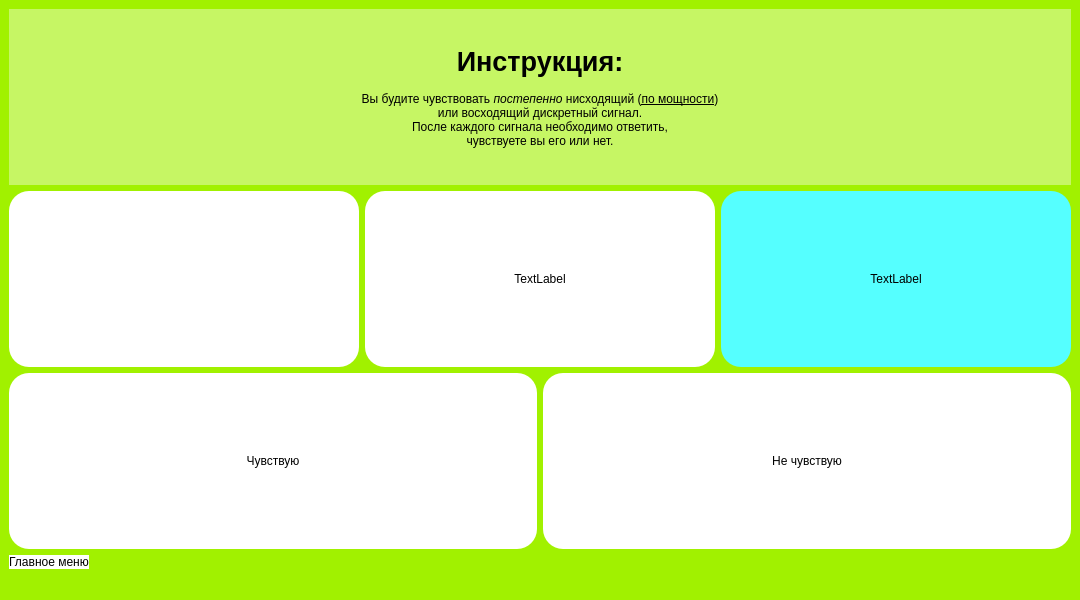
<?xml version="1.0" encoding="UTF-8"?>
<ui version="4.0">
 <class>MainWindow</class>
 <widget class="QMainWindow" name="MainWindow">
  <property name="geometry">
   <rect>
    <x>0</x>
    <y>0</y>
    <width>1080</width>
    <height>600</height>
   </rect>
  </property>
  <property name="maximumSize">
   <size>
    <width>10000</width>
    <height>10000</height>
   </size>
  </property>
  <property name="windowTitle">
   <string>VibroBox</string>
  </property>
  <property name="layoutDirection">
   <enum>Qt::RightToLeft</enum>
  </property>
  <property name="autoFillBackground">
   <bool>false</bool>
  </property>
  <property name="styleSheet">
   <string notr="true">background-color: rgb(161, 241, 0);
font: 18pt &quot;Comic Sans MS&quot;;</string>
  </property>
  <property name="animated">
   <bool>false</bool>
  </property>
  <property name="widthPercent" stdset="0">
   <number>60</number>
  </property>
  <property name="hightPrecent" stdset="0">
   <number>60</number>
  </property>
  <widget class="QWidget" name="centralwidget">
   <layout class="QGridLayout" name="gridLayout">
    <item row="0" column="0">
     <widget class="QLabel" name="instruction">
      <property name="styleSheet">
       <string notr="true">background-color: rgba(255, 255, 255, 100);</string>
      </property>
      <property name="text">
       <string>&lt;html&gt;&lt;head/&gt;&lt;body&gt;&lt;p align=&quot;center&quot;&gt;&lt;span style=&quot; font-size:20pt; font-weight:600;&quot;&gt;Инструкция:&lt;/span&gt;&lt;span style=&quot; font-size:14pt;&quot;&gt;&lt;br/&gt;&lt;/span&gt;&lt;span style=&quot; font-size:10pt;&quot;&gt;&lt;br/&gt;&lt;/span&gt;Вы будите чувствовать &lt;span style=&quot; font-style:italic;&quot;&gt;постепенно&lt;/span&gt; нисходящий (&lt;span style=&quot; text-decoration: underline;&quot;&gt;по мощности&lt;/span&gt;)&lt;br/&gt;или восходящий дискретный сигнал.&lt;br/&gt;После каждого сигнала необходимо ответить,&lt;br/&gt;чувствуете вы его или нет.&lt;/p&gt;&lt;/body&gt;&lt;/html&gt;</string>
      </property>
     </widget>
    </item>
    <item row="1" column="0">
     <layout class="QHBoxLayout" name="horizontalLayout_2">
      <item>
       <widget class="QLabel" name="ProcessLabel">
        <property name="styleSheet">
         <string notr="true">background-color: rgb(85, 255, 255); border-radius: 20px;</string>
        </property>
        <property name="text">
         <string>&lt;html&gt;&lt;head/&gt;&lt;body&gt;&lt;p align=&quot;center&quot;&gt;TextLabel&lt;/p&gt;&lt;/body&gt;&lt;/html&gt;</string>
        </property>
        <property name="alignment">
         <set>Qt::AlignCenter</set>
        </property>
       </widget>
      </item>
      <item>
       <widget class="QLabel" name="VibrationLabel">
        <property name="styleSheet">
         <string notr="true">background-color: rgb(255, 255, 255); border-radius: 20px;</string>
        </property>
        <property name="text">
         <string>&lt;html&gt;&lt;head/&gt;&lt;body&gt;&lt;p align=&quot;center&quot;&gt;TextLabel&lt;/p&gt;&lt;/body&gt;&lt;/html&gt;</string>
        </property>
        <property name="alignment">
         <set>Qt::AlignCenter</set>
        </property>
       </widget>
      </item>
      <item>
       <widget class="QLabel" name="TextLabel">
        <property name="styleSheet">
         <string notr="true">background-color: rgb(255, 255, 255);
border-radius: 20px;
</string>
        </property>
        <property name="text">
         <string/>
        </property>
        <property name="alignment">
         <set>Qt::AlignCenter</set>
        </property>
       </widget>
      </item>
     </layout>
    </item>
    <item row="2" column="0">
     <layout class="QHBoxLayout" name="horizontalLayout">
      <item>
       <widget class="QPushButton" name="btnNo">
        <property name="sizePolicy">
         <sizepolicy hsizetype="Preferred" vsizetype="Preferred">
          <horstretch>0</horstretch>
          <verstretch>0</verstretch>
         </sizepolicy>
        </property>
        <property name="styleSheet">
         <string notr="true">background-color: rgb(255, 255, 255);
border-radius: 20px;</string>
        </property>
        <property name="text">
         <string>Не чувствую</string>
        </property>
       </widget>
      </item>
      <item>
       <widget class="QPushButton" name="btnYes">
        <property name="sizePolicy">
         <sizepolicy hsizetype="Preferred" vsizetype="Preferred">
          <horstretch>0</horstretch>
          <verstretch>0</verstretch>
         </sizepolicy>
        </property>
        <property name="styleSheet">
         <string notr="true">background-color: rgb(255, 255, 255);
border-radius: 20px;</string>
        </property>
        <property name="text">
         <string>Чувствую</string>
        </property>
       </widget>
      </item>
     </layout>
    </item>
    <item row="3" column="0" alignment="Qt::AlignRight">
     <widget class="QPushButton" name="btnHome">
      <property name="toolTip">
       <string>&lt;html&gt;&lt;head/&gt;&lt;body&gt;&lt;p align=&quot;center&quot;&gt;Главное меню&lt;/p&gt;&lt;/body&gt;&lt;/html&gt;</string>
      </property>
      <property name="styleSheet">
       <string notr="true">background-color: rgb(255, 255, 255); border-radius: 10px;</string>
      </property>
      <property name="text">
       <string>Главное меню</string>
      </property>
     </widget>
    </item>
   </layout>
  </widget>
  <widget class="QStatusBar" name="statusbar"/>
 </widget>
 <resources/>
 <connections/>
</ui>
